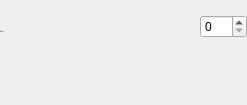
                            <widget class="QWidget" name="vat_import_container" native="true">
                             <property name="minimumSize">
                              <size>
                               <width>0</width>
                               <height>105</height>
                              </size>
                             </property>
                             <property name="maximumSize">
                              <size>
                               <width>16777215</width>
                               <height>105</height>
                              </size>
                             </property>
                             <layout class="QVBoxLayout" name="verticalLayout_28">
                              <property name="spacing">
                               <number>0</number>
                              </property>
                              <property name="leftMargin">
                               <number>0</number>
                              </property>
                              <property name="topMargin">
                               <number>0</number>
                              </property>
                              <property name="rightMargin">
                               <number>0</number>
                              </property>
                              <property name="bottomMargin">
                               <number>0</number>
                              </property>
                              <item>
                               <widget class="QWidget" name="widget_36" native="true">
                                <layout class="QHBoxLayout" name="horizontalLayout_34">
                                 <property name="spacing">
                                  <number>0</number>
                                 </property>
                                 <property name="leftMargin">
                                  <number>0</number>
                                 </property>
                                 <property name="topMargin">
                                  <number>0</number>
                                 </property>
                                 <property name="rightMargin">
                                  <number>0</number>
                                 </property>
                                 <property name="bottomMargin">
                                  <number>0</number>
                                 </property>
                                 <item>
                                  <layout class="QHBoxLayout" name="formInput_15">
                                   <property name="spacing">
                                    <number>0</number>
                                   </property>
                                   <property name="topMargin">
                                    <number>0</number>
                                   </property>
                                   <item>
                                    <widget class="QWidget" name="label_product_6" native="true">
                                     <property name="minimumSize">
                                      <size>
                                       <width>200</width>
                                       <height>0</height>
                                      </size>
                                     </property>
                                     <property name="maximumSize">
                                      <size>
                                       <width>200</width>
                                       <height>16777215</height>
                                      </size>
                                     </property>
                                     <layout class="QHBoxLayout" name="horizontalLayout_17">
                                      <property name="spacing">
                                       <number>0</number>
                                      </property>
                                      <property name="leftMargin">
                                       <number>0</number>
                                      </property>
                                      <property name="topMargin">
                                       <number>30</number>
                                      </property>
                                      <property name="rightMargin">
                                       <number>0</number>
                                      </property>
                                      <property name="bottomMargin">
                                       <number>0</number>
                                      </property>
                                      <item alignment="Qt::AlignTop">
                                       <widget class="QLabel" name="label_8">
                                        <property name="font">
                                         <font>
                                          <family>Cambria</family>
                                          <pointsize>-1</pointsize>
                                          <bold>false</bold>
                                         </font>
                                        </property>
                                        <property name="text">
                                         <string>Thuế VAT</string>
                                        </property>
                                       </widget>
                                      </item>
                                     </layout>
                                    </widget>
                                   </item>
                                   <item alignment="Qt::AlignTop">
                                    <widget class="QWidget" name="widget_37" native="true">
                                     <property name="maximumSize">
                                      <size>
                                       <width>16777215</width>
                                       <height>16777215</height>
                                      </size>
                                     </property>
                                     <layout class="QVBoxLayout" name="verticalLayout_27">
                                      <property name="spacing">
                                       <number>0</number>
                                      </property>
                                      <property name="leftMargin">
                                       <number>0</number>
                                      </property>
                                      <property name="topMargin">
                                       <number>15</number>
                                      </property>
                                      <property name="rightMargin">
                                       <number>0</number>
                                      </property>
                                      <property name="bottomMargin">
                                       <number>0</number>
                                      </property>
                                      <item>
                                       <widget class="QSpinBox" name="vat_le">
                                        <property name="maximum">
                                         <number>100</number>
                                        </property>
                                       </widget>
                                      </item>
                                      <item>
                                       <widget class="QLabel" name="error_order_code_4">
                                        <property name="text">
                                         <string/>
                                        </property>
                                        <property name="margin">
                                         <number>0</number>
                                        </property>
                                       </widget>
                                      </item>
                                     </layout>
                                    </widget>
                                   </item>
                                  </layout>
                                 </item>
                                </layout>
                               </widget>
                              </item>
                             </layout>
                            </widget>
